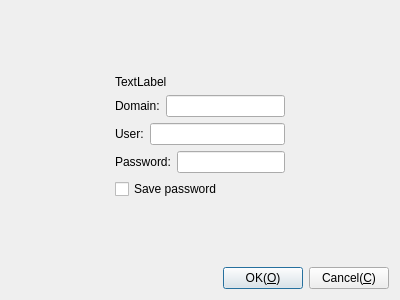
<?xml version="1.0" encoding="UTF-8"?>
<ui version="4.0">
 <class>CDlgGetUserPasswordFreeRDP</class>
 <widget class="QDialog" name="CDlgGetUserPasswordFreeRDP">
  <property name="geometry">
   <rect>
    <x>0</x>
    <y>0</y>
    <width>400</width>
    <height>300</height>
   </rect>
  </property>
  <property name="windowTitle">
   <string>Input password</string>
  </property>
  <layout class="QGridLayout" name="gridLayout">
   <item row="0" column="0">
    <spacer name="verticalSpacer_2">
     <property name="orientation">
      <enum>Qt::Vertical</enum>
     </property>
     <property name="sizeHint" stdset="0">
      <size>
       <width>20</width>
       <height>75</height>
      </size>
     </property>
    </spacer>
   </item>
   <item row="1" column="0">
    <layout class="QHBoxLayout" name="horizontalLayout_5">
     <item>
      <spacer name="horizontalSpacer">
       <property name="orientation">
        <enum>Qt::Horizontal</enum>
       </property>
       <property name="sizeHint" stdset="0">
        <size>
         <width>82</width>
         <height>20</height>
        </size>
       </property>
      </spacer>
     </item>
     <item>
      <layout class="QVBoxLayout" name="verticalLayout">
       <item>
        <widget class="QLabel" name="lbText">
         <property name="text">
          <string>TextLabel</string>
         </property>
        </widget>
       </item>
       <item>
        <layout class="QHBoxLayout" name="horizontalLayout_4">
         <item>
          <widget class="QLabel" name="label">
           <property name="text">
            <string>Domain:</string>
           </property>
          </widget>
         </item>
         <item>
          <widget class="QLineEdit" name="leDomain"/>
         </item>
        </layout>
       </item>
       <item>
        <layout class="QHBoxLayout" name="horizontalLayout_3">
         <item>
          <widget class="QLabel" name="label_2">
           <property name="text">
            <string>User:</string>
           </property>
          </widget>
         </item>
         <item>
          <widget class="QLineEdit" name="leUser"/>
         </item>
        </layout>
       </item>
       <item>
        <layout class="QHBoxLayout" name="horizontalLayout_2">
         <item>
          <widget class="QLabel" name="label_3">
           <property name="text">
            <string>Password:</string>
           </property>
          </widget>
         </item>
         <item>
          <widget class="QLineEdit" name="lePassword">
           <property name="echoMode">
            <enum>QLineEdit::Password</enum>
           </property>
          </widget>
         </item>
        </layout>
       </item>
       <item>
        <widget class="QCheckBox" name="cbSavePassword">
         <property name="text">
          <string>Save password</string>
         </property>
        </widget>
       </item>
      </layout>
     </item>
     <item>
      <spacer name="horizontalSpacer_2">
       <property name="orientation">
        <enum>Qt::Horizontal</enum>
       </property>
       <property name="sizeHint" stdset="0">
        <size>
         <width>82</width>
         <height>20</height>
        </size>
       </property>
      </spacer>
     </item>
    </layout>
   </item>
   <item row="2" column="0">
    <spacer name="verticalSpacer">
     <property name="orientation">
      <enum>Qt::Vertical</enum>
     </property>
     <property name="sizeHint" stdset="0">
      <size>
       <width>20</width>
       <height>73</height>
      </size>
     </property>
    </spacer>
   </item>
   <item row="3" column="0">
    <layout class="QHBoxLayout" name="horizontalLayout">
     <item>
      <spacer name="horizontalSpacer_3">
       <property name="orientation">
        <enum>Qt::Horizontal</enum>
       </property>
       <property name="sizeHint" stdset="0">
        <size>
         <width>40</width>
         <height>20</height>
        </size>
       </property>
      </spacer>
     </item>
     <item>
      <widget class="QPushButton" name="pbOK">
       <property name="text">
        <string>OK(&amp;O)</string>
       </property>
      </widget>
     </item>
     <item>
      <widget class="QPushButton" name="pbCancel">
       <property name="text">
        <string>Cancel(&amp;C)</string>
       </property>
      </widget>
     </item>
    </layout>
   </item>
  </layout>
 </widget>
 <resources/>
 <connections/>
</ui>
